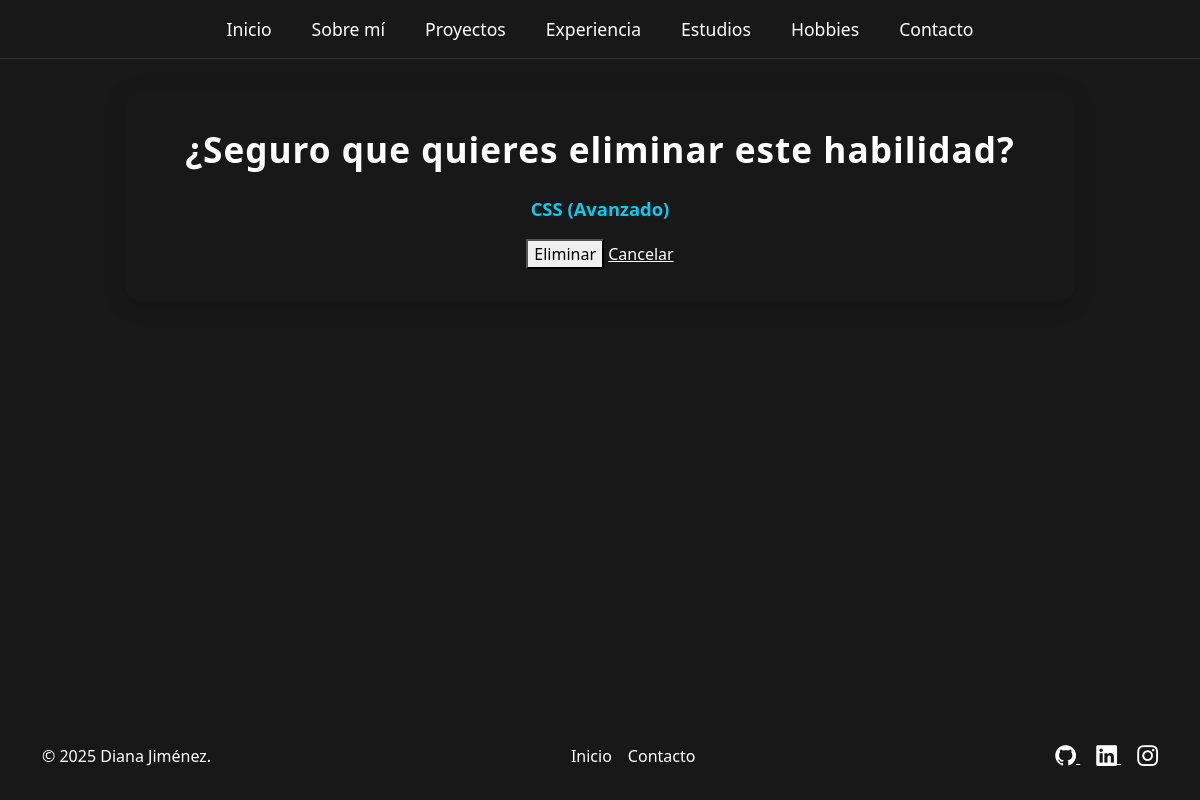
The page /habilidades/eliminar/3/ on the database as committed earlier.
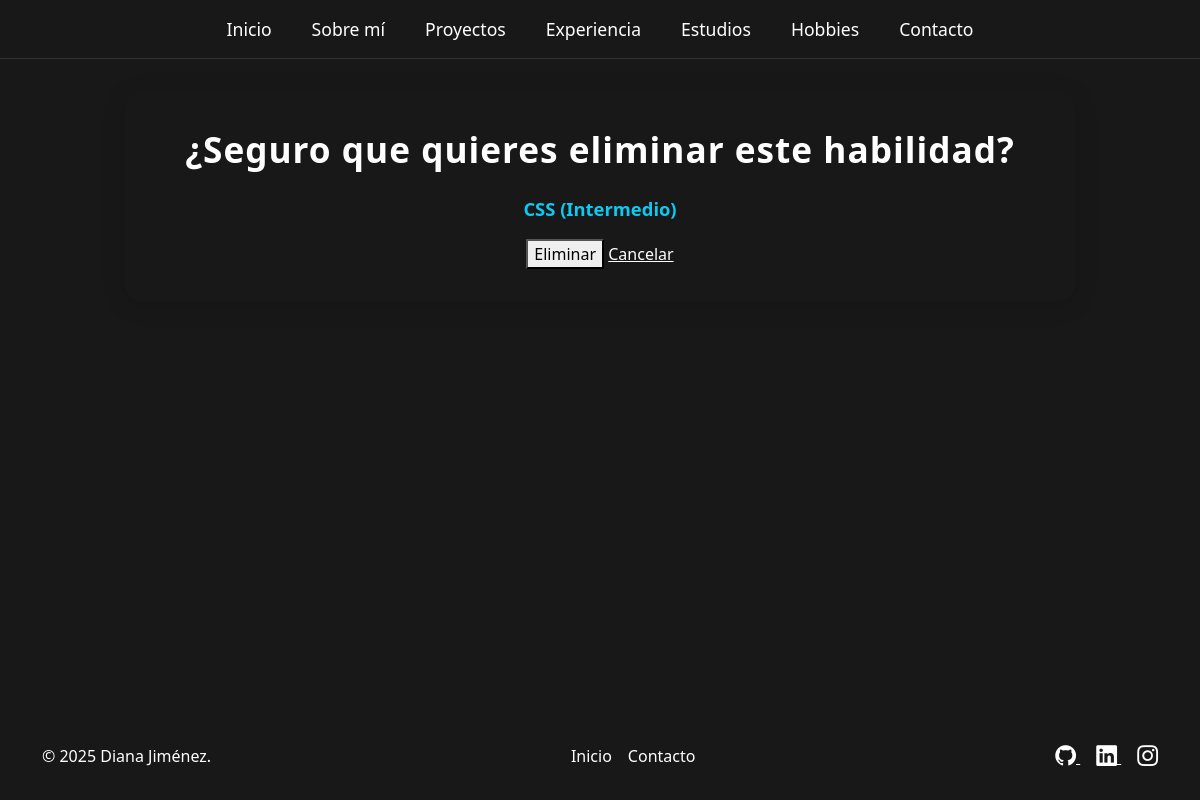
The same page on the database as committed later.
### portafolio_app/models.py (models this page shows)
class Habilidad(models.Model):
    NIVEL_CHOICES = [
        ('basico', 'Básico'),
        ('intermedio', 'Intermedio'),
        ('avanzado', 'Avanzado'),
    ]
    nombre = models.CharField(max_length=50)
    nivel = models.CharField(max_length=20, choices=NIVEL_CHOICES)
    icono = models.TextField(help_text="Código HTML para el icono (SVG o <i> de Bootstrap).")
    class Meta:
        verbose_name = "Habilidad"
        verbose_name_plural = "Habilidades"
    def __str__(self):
        return f"{self.nombre} ({self.get_nivel_display()})"

### portafolio_app/views.py (the view)
# urls.py: path('habilidades/eliminar/<int:pk>/', views.eliminar_habilidad, name='eliminar_habilidad'),
def eliminar_habilidad(request, pk):
    habilidad = get_object_or_404(Habilidad, pk=pk)
    if request.method == 'POST':
        habilidad.delete()
        return redirect('lista_habilidades')
    return render(request, 'portafolio/confirmar_eliminar.html', {'objeto': habilidad, 'tipo': 'habilidad'})

### portafolio_app/templates/portafolio/confirmar_eliminar.html (shortened to what this page needs)
{% extends 'portafolio/base.html' %}
{% block contenido %}
<div class="crud-container crud-confirm">
    <div class="crud-title">¿Seguro que quieres eliminar este {{ tipo }}?</div>
    <p><strong>{{ objeto }}</strong></p>
    <form method="post">
        <button type="submit" class="crud-btn-primary">Eliminar</button>
        <a href="javascript:history.back()" class="crud-btn-secondary">Cancelar</a>
    </form>
</div>
{% endblock %}

Rows that differ between the two databases and show on the page:
changed Habilidad: nombre+nivel "CSS (Avanzado)" → "CSS (Intermedio)"
